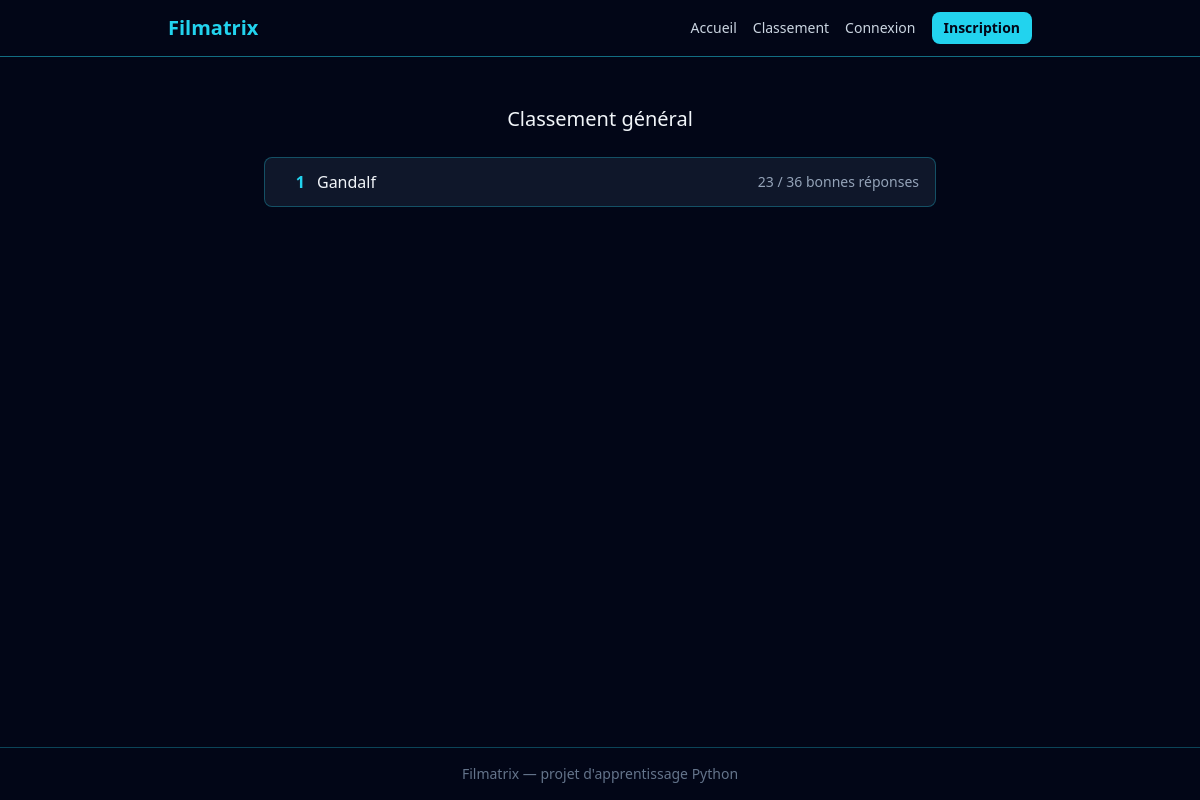
Page /classement on the committed database.
### src/models.py (models this page shows, shortened)
class User(db.Model, UserMixin):
    __tablename__ = "users"
    id = db.Column(db.Integer, primary_key=True)
    username = db.Column(db.String(50), unique=True, nullable=False)
    email = db.Column(db.String(120), unique=True, nullable=False)
    password_hash = db.Column(db.String(255), nullable=False)

### app.py (the view)
    @app.route("/classement")
    def leaderboard() -> str:
        results = (
            db.session.query(
                User.username,
                func.count(Attempt.id).label("total"),
                func.sum(db.case((Attempt.is_correct, 1), else_=0)).label("correct"),
            )
            .join(Attempt, Attempt.user_id == User.id)
            .group_by(User.id)
            .order_by(func.sum(db.case((Attempt.is_correct, 1), else_=0)).desc())
            .all()
        )
        return render_template("classement.html", results=results)

### templates/classement.html
{% extends "base.html" %}
{% block content %}
<div class="max-w-2xl mx-auto mt-8">
    <h2 class="text-xl mb-6 text-center">Classement général</h2>
    {% if results %}
    <div class="flex flex-col gap-2">
        {% for result in results %}
        <div class="flex items-center justify-between bg-slate-900 border border-cyan-400/30 rounded-lg px-4 py-3">
            <div class="flex items-center gap-3">
                <span class="text-cyan-400 font-bold w-6 text-right">{{ loop.index }}</span>
                <span>{{ result.username }}</span>
            </div>
            <span class="text-slate-400 text-sm">
                {{ result.correct }} / {{ result.total }} bonnes réponses
            </span>
        </div>
        {% endfor %}
    </div>
    {% else %}
    <p class="text-slate-500 text-center">Aucune partie jouée pour le moment.</p>
    {% endif %}
</div>
{% endblock %}

### rows in the picture
User: username "Gandalf", correct "23", total "36"
